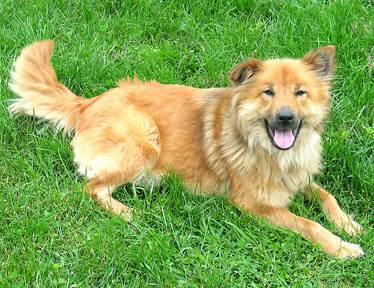
#> input picture data/4.jpg, 374 x 288 px
$ python ImagePreprocessor.py
#> lines starting #> are read from the running program, lines starting #| are printed output that depends on the picture
import cv2
import numpy as np

class ImagePreprocessor():
    #이미지 로드
    def __init__(self, image_path):
#> called with image_path = './data/4.jpg'
        self.image = cv2.imread(image_path)
#> self.image is the input picture: shape (288, 374, 3); mean B, G, R 85.3, 165.6, 131.4

    #return colored_image
    def make_gray_image(self):
        if len(self.image.shape) == 3:  # 컬러 이미지인 경우
            gray = cv2.cvtColor(self.image, cv2.COLOR_BGR2GRAY)  # 흑백 변환
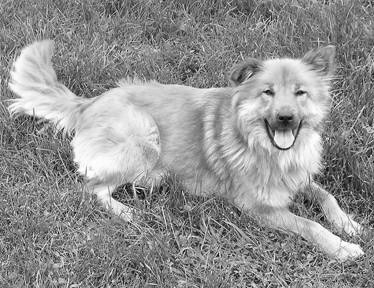
#> gray: shape (288, 374); min 6, max 255, mean 146.2
        else:
            gray = self.image  # 이미 흑백인 경우 그대로 사용
        return gray.astype(np.float32)

    #사용자 정의 색상 필터 color: (B, G, R)
    def custom_colorfilter(self, color):
        gray = self.make_gray_image()
        height, width = gray.shape
#> height = 288; width = 374
        colored_image = np.zeros((height, width, 3), dtype=np.float32)
        # 각 채널에 사용자 색상 배합
        colored_image[:, :, 0] = (gray * color[0] / 255.0)  # Blue
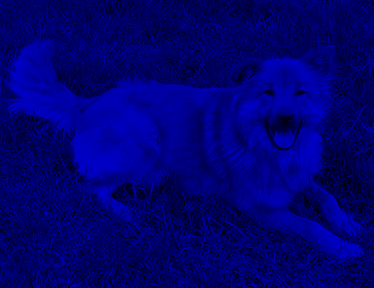
#> colored_image: shape (288, 374, 3) float32; mean of channels 0, 1, 2 115.2, 0, 0; drawn as B, G, R
        colored_image[:, :, 1] = (gray * color[1] / 255.0)  # Green
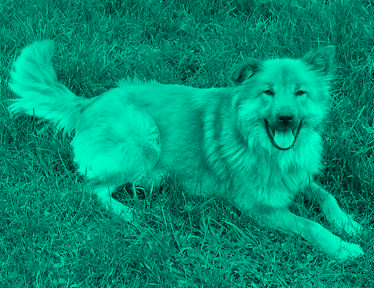
#> colored_image: shape (288, 374, 3) float32; mean of channels 0, 1, 2 115.2, 143.9, 0; drawn as B, G, R
        colored_image[:, :, 2] = (gray * color[2] / 255.0)  # Red
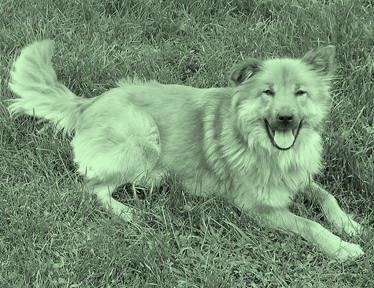
#> colored_image: shape (288, 374, 3) float32; mean of channels 0, 1, 2 115.2, 143.9, 118.1; drawn as B, G, R

        #이미지에 필터 적용
        self.image = np.clip(colored_image, 0, 255).astype(np.uint8)

        return self

    # [42 lines left out: functions silver_colorfilter, deepskyblue_colorfilter, magenta_colorfilter, not called in this run]


    #이미지 화면에 표시
    def show(self, window_name="Image"):
        cv2.imshow(window_name, self.image)
        cv2.waitKey(0)
        cv2.destroyAllWindows()
        return self

    """
    여기다가 각자 코드 추가하셔서 merge하시면 될 것 같습니다.
    """
    def feat2(self):
      pass
    def feat3(self):
      pass


#실행 예제
if __name__ == "__main__":
    #이미지 경로 설정
    image_path = './data/4.jpg'

    #이미지전처리기 실행
    processor = ImagePreprocessor(image_path)
    user_color = (201, 251, 206)
    processor.custom_colorfilter(user_color)
    #processor.deepskyblue_colorfilter()
    processor.show()
